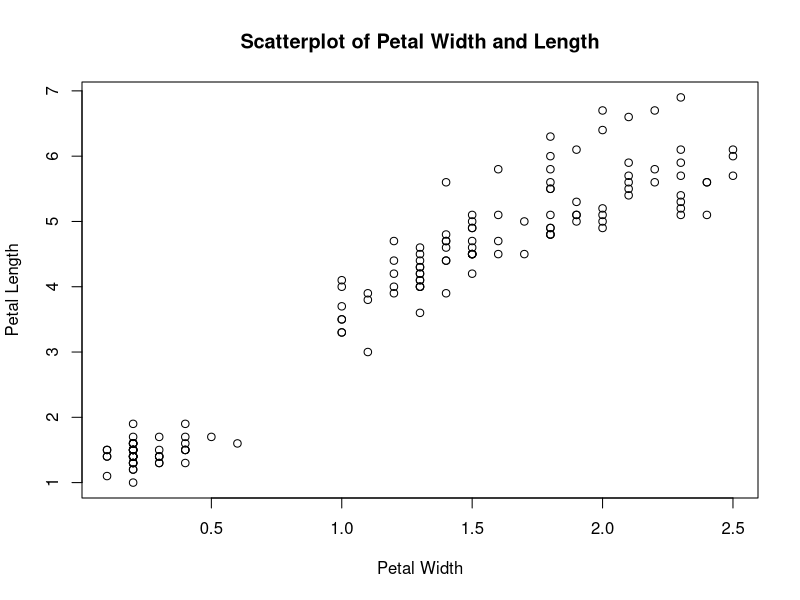
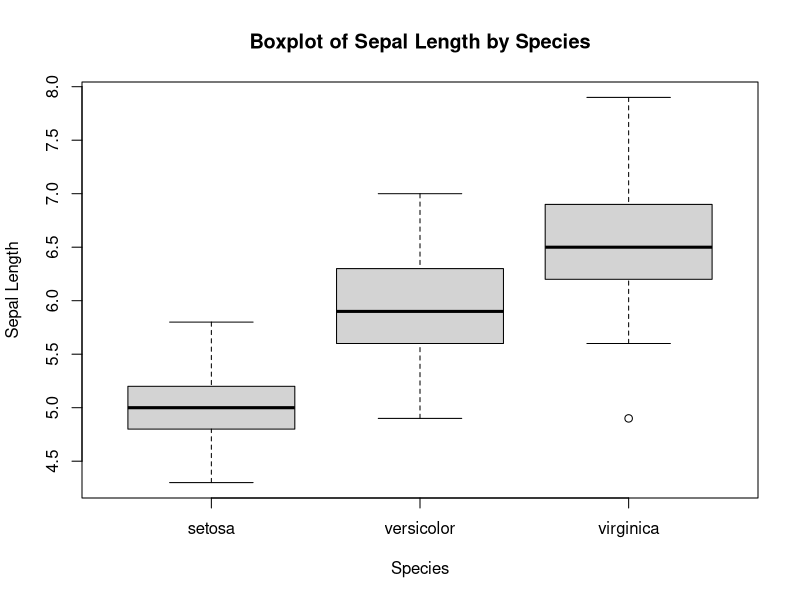
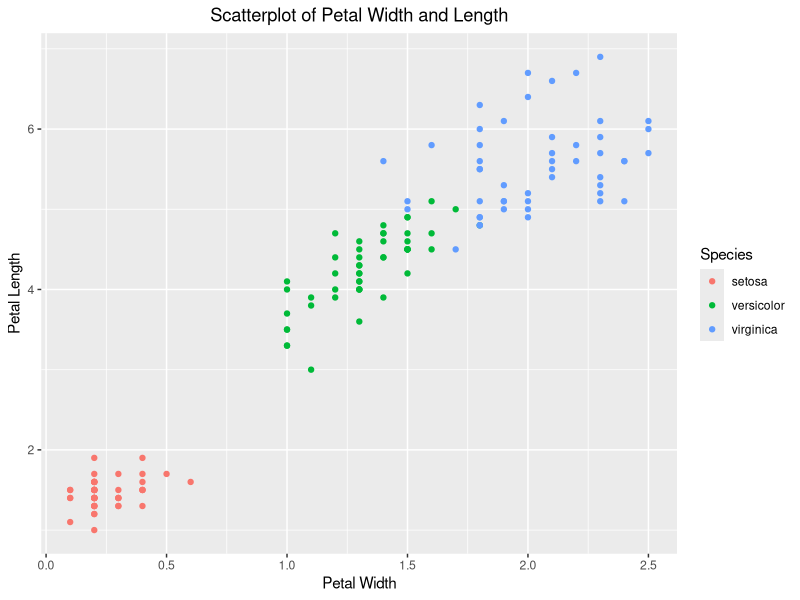
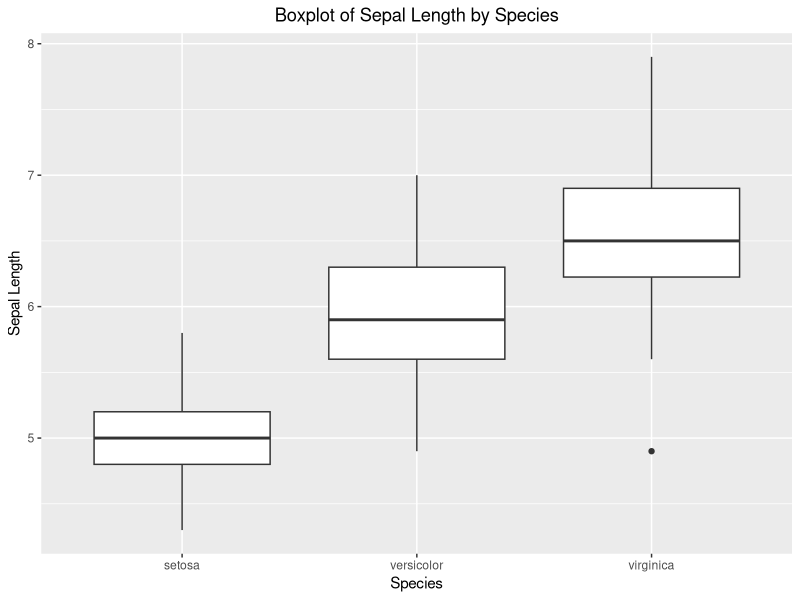
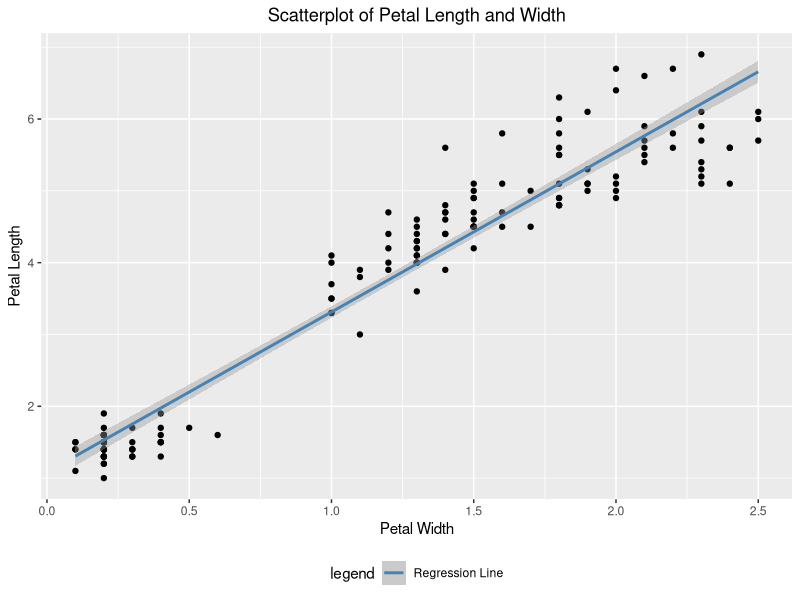
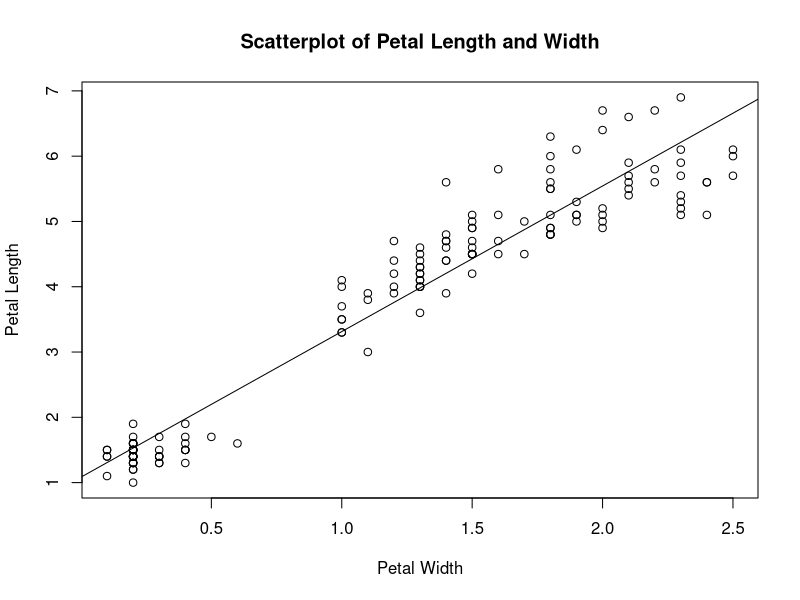

These figures' R source, in order:
############################################################
# R Basics Exercise
# Goal: Practice data exploration and visualization
############################################################


# ---------------------------
# 1. Load the Data
# ---------------------------

library(ggplot2)
library(tidyverse)


# Load the built-in datasets package ((it's built into R, so no need to install it))
data(iris)
  
  
# ---------------------------
# 2. Explore the Data
# ---------------------------

# Display the dataset
iris

# What is the data type of iris?
class(iris)

## Iris is a dataframe

# Display the first 6 rows
# HINT: Use the `head()` function
head(iris,6)

# Get a summary of the dataset (mean, min, max, etc.)  
summary(iris)

# Show the structure of the dataset (data types, number of rows/columns)  
str(iris)

## Sepal and Petal width/length are numerical
## Species is a factor
## There are 150 rows (observations) and 5 columns (variables)
  
# ---------------------------
# Question
# ---------------------------

# What is different about the Species column compared to the others?

## The species column contains the name of the species: setosa, versicolor, virginica
## It has the datatype "factor" with 3 levels, and is not numerical like the others

# ---------------------------
# 3. Factors
# ---------------------------

# Check the class of Species
class(iris$Species)
  
## Class of Species is "factor"

# What are the levels (categories) of Species?
levels(iris$Species)

## setosa, versicolor, virginica
  
# What is a factor in R?

## A factor in R represents a categorical variable, whose possible values are the different levels
## It can only take the values of the different levels/categories and stores the values as integers
## This makes it different from the "character" datatype (plain text)
## If text is stored as a factor, it can be used in statistical analysis

  
# ---------------------------
# 4. Assign Variables
# ---------------------------

# Assign petal width and petal length to variables
petal_width <- iris$Petal.Width
petal_length <- iris$Petal.Length
    
# What type of data is stored in x?
class(petal_width)
class(petal_length)

## Both x and y (petal width and length) are numeric
    
# ---------------------------
# 5. Base R Visualization
# ---------------------------

## 5a. Scatter plot

# Create a scatter plot to display the relationship between petal width and petal length  

plot(petal_width, petal_length, main ="Scatterplot of Petal Width and Length", xlab= "Petal Width", ylab="Petal Length")

# What relationship do you observe?

## There is a potentially linear relationship between petal length and petal width
## Petal length increases with Petal width
## But at high petal width, there is more of a curve => before doing linear regression,
## I would check if the assumptions for it are truly met
## There is a group of values that have both a smaller petal length and width than the others 
## and are separated from the other values => potentially a certain species


    
## 5b. Box plot

# Create a boxplot of Sepal Length by Species

boxplot(iris$Sepal.Length~iris$Species, main="Boxplot of Sepal Length by Species",xlab="Species", ylab="Sepal Length")

    
# Which species has the largest values?

## Virginica, followed by versicolor and then setosa
    
# ---------------------------
# 6. Extra Practice: Beautify your plots with ggplot2 
# ---------------------------
  
    
# Scatter plot with color by species
ggplot(data=iris, aes(x=Petal.Width,y=Petal.Length,colour=Species))+
  geom_point()+
  ylab("Petal Length")+
  xlab("Petal Width")+
  ggtitle("Scatterplot of Petal Width and Length")+
  theme(plot.title = element_text(hjust = 0.5))

## Here we see a clear distinction of the Petal Size according to the species


# Boxplot using ggplot2
ggplot(data=iris, aes(y=Sepal.Length,x=Species))+
  geom_boxplot()+
  ylab("Sepal Length")+
  xlab("Species")+
  ggtitle("Boxplot of Sepal Length by Species")+
  theme(plot.title = element_text(hjust = 0.5))
    

# ---------------------------
# 7. Extra Practice
# ---------------------------
    

# Compute mean Petal Length for each species
for (species in unique(iris$Species)){
  species.df <- filter(iris, Species==species)
  mean.pl <- mean(species.df$Petal.Length)
  print(paste("The mean petal length of", species, "is", mean.pl))
}


# Compute correlation between Petal Length and Width
m1 <- lm(Petal.Length~Petal.Width, data=iris)
summary(m1)
cor(iris$Petal.Length,iris$Petal.Width)
## There is a statistically significant linear relationship between petal length and 
## petal width (p < 2e-16, adj. R squared = 0.93)
## The correlation is 0.96.

# How would you visualize this relationship?
# What type of plot would you choose?
# Can you add a trend line?

## I would visualise this with a scatterplot of Petal Length against Petal Width with the regression line

# Trend line in ggplot
ggplot(data=iris, aes(x=Petal.Width,y=Petal.Length))+
  geom_point()+
  ylab("Petal Length")+
  xlab("Petal Width")+
  ggtitle("Scatterplot of Petal Length and Width")+
  theme(plot.title = element_text(hjust = 0.5))+
  geom_smooth(method="lm", aes(colour="Regression Line"))+
  scale_colour_manual(name="legend", values=c("steelblue"))+
  theme(legend.position="bottom")

# Alternative with the calculated trend line in base R
plot(petal_width,petal_length, main="Scatterplot of Petal Length and Width",xlab="Petal Width",ylab="Petal Length")
abline(m1)

############################################################
# End of Exercise
############################################################
